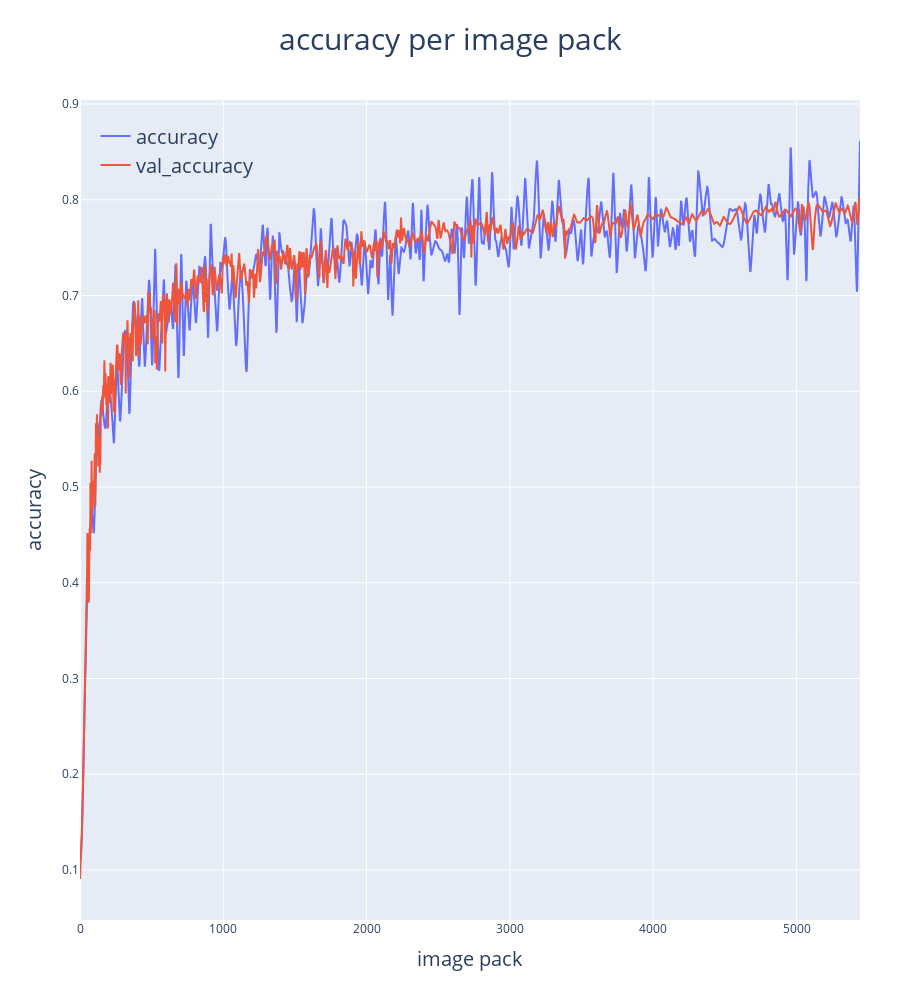

The notebook cell this image was saved under:
### Code cell
X_axis = list( range( len(MLP.history['accuracy'][0]) ) )

tck = interpolate.splrep(X_axis, MLP.history['accuracy'][0], k = 3, s = 45)
accuracy_smoothed = interpolate.splev(X_axis, tck, der = 0)

tck = interpolate.splrep(X_axis, MLP.history['val_accuracy'][0], k = 3, s = .3)
val_accuracy_smoothed = interpolate.splev(X_axis, tck, der = 0)

data = [go.Scatter(x=X_axis, y = accuracy_smoothed, name = 'accuracy'),
        go.Scatter(x=X_axis, y = val_accuracy_smoothed, name = 'val_accuracy')]

layout = go.Layout(
    height = 1000,
    title = dict(
        text = 'accuracy per image pack',
        font_size = 30,
        x = .5
    ),
    xaxis_title = dict(
        text = 'image pack',
        font_size = 20
    ),
    yaxis_title = dict(
        text = 'accuracy',
        font_size = 20
    ),
    legend = dict(
        x = 0.02, y = .98,
        bgcolor = 'rgba(0,0,0,0)',
        font_size = 20
    ),
    margin={'r':40}
)
go.Figure(data, layout)

### Figure 1 — Plotly figure (JSON) as saved in the notebook; plotly's stock layout.template omitted (floating-point values rounded to 4 significant figures; data arrays with more than 128 entries replaced by an {"elided": "..."} marker saying what was removed)
{"data": [{"name": "accuracy", "type": "scatter", "x": {"elided": "5444 int values"}, "y": {"elided": "5444 float values"}}, {"name": "val_accuracy", "type": "scatter", "x": {"elided": "5444 int values"}, "y": {"elided": "5444 float values"}}], "layout": {"height": 1000, "legend": {"bgcolor": "rgba(0,0,0,0)", "font": {"size": 20}, "x": 0.02, "y": 0.98}, "margin": {"r": 40}, "title": {"font": {"size": 30}, "text": "accuracy per image pack", "x": 0.5}, "xaxis": {"title": {"font": {"size": 20}, "text": "image pack"}}, "yaxis": {"title": {"font": {"size": 20}, "text": "accuracy"}}}}
